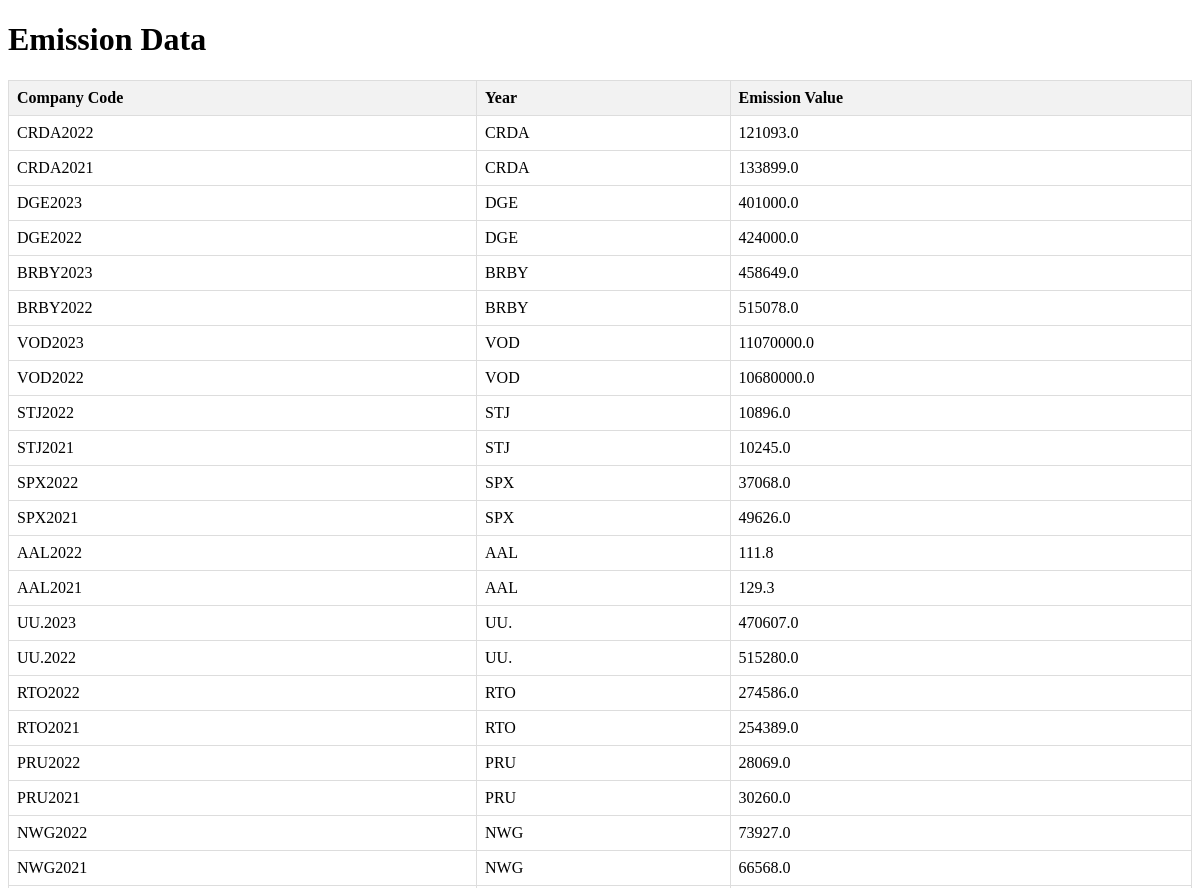
The page /view-emissions (upper part) on the database as committed earlier.
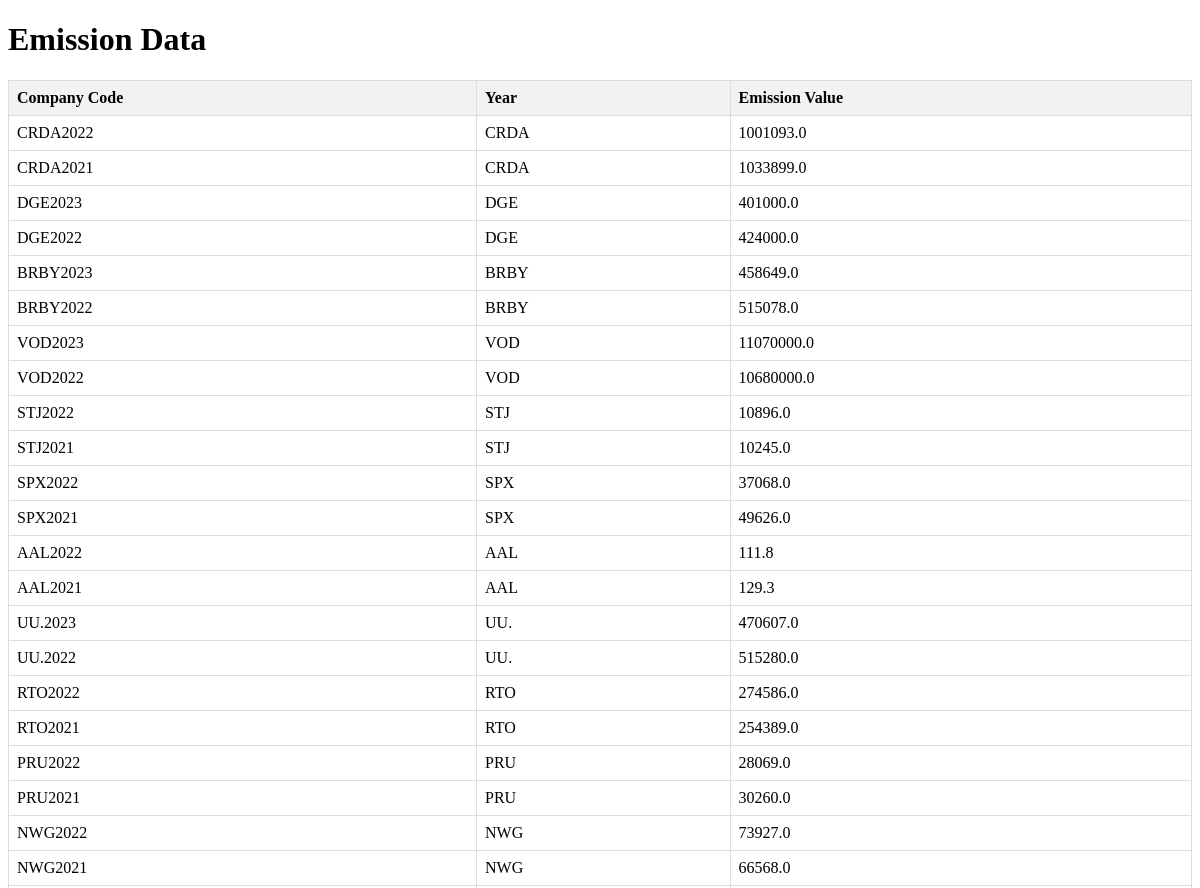
The same page on the database as committed later.
### tables this page shows
CREATE TABLE ghg_emissions (
                    ghg_id TEXT,
                    code TEXT,
                    year INTEGER,
                    ghg_emissions_available BOOLEAN,
                    url TEXT,  -- Allow NULL for optional value
                    ghg_emissions REAL,  -- Allow NULL for optional value
                    unit TEXT,  -- Allow NULL for optional value
                    emission_scope_type TEXT,  -- Allow NULL for optional value
                    profit_before_tax FLOAT,  -- Allow NULL for optional value
                    profit_before_tax_unit TEXT  -- Allow NULL for optional value
                );

### The_Footprint_Index_App/flask_app.py (the view)
@app.route("/view-emissions", methods=["GET"])
def view_emission_data():
    emissions = get_emission_data_all()
    return render_template('view_emissions.html', emissions=emissions)

### The_Footprint_Index_App/flask_app.py (called while the page is built)
def get_emission_data_all():
    conn = sqlite3.connect(DATABASE_PATH_EMISSION)
    cursor = conn.cursor()
    try:
        cursor.execute(
            "SELECT * FROM ghg_emissions"
        )
        emission_data = cursor.fetchall()
        return emission_data
    except sqlite3.Error as e:
        print("SQLite error:", e)
    finally:
        conn.close()

### The_Footprint_Index_App/templates/view_emissions.html (shortened to what this page needs)
<!DOCTYPE html>
<html lang="en">
<head>
</head>
<body>
    <h1>Emission Data</h1>
    <table>
        <thead>
            <tr>
                <th>Company Code</th>
                <th>Year</th>
                <th>Emission Value</th>
            </tr>
        </thead>
        <tbody>
            {% for emission in emissions %}
            <tr>
                <td>{{ emission[0] }}</td>
                <td>{{ emission[1] }}</td>
                <td>{{ emission[5] }}</td>
            </tr>
            {% endfor %}
        </tbody>
    </table>
</body>
</html>

Rows that differ between the two databases and show on the page:
changed ghg_emissions "CRDA2022": ghg_emissions "121093.0" → "1001093.0"
changed ghg_emissions "CRDA2021": ghg_emissions "133899.0" → "1033899.0"
